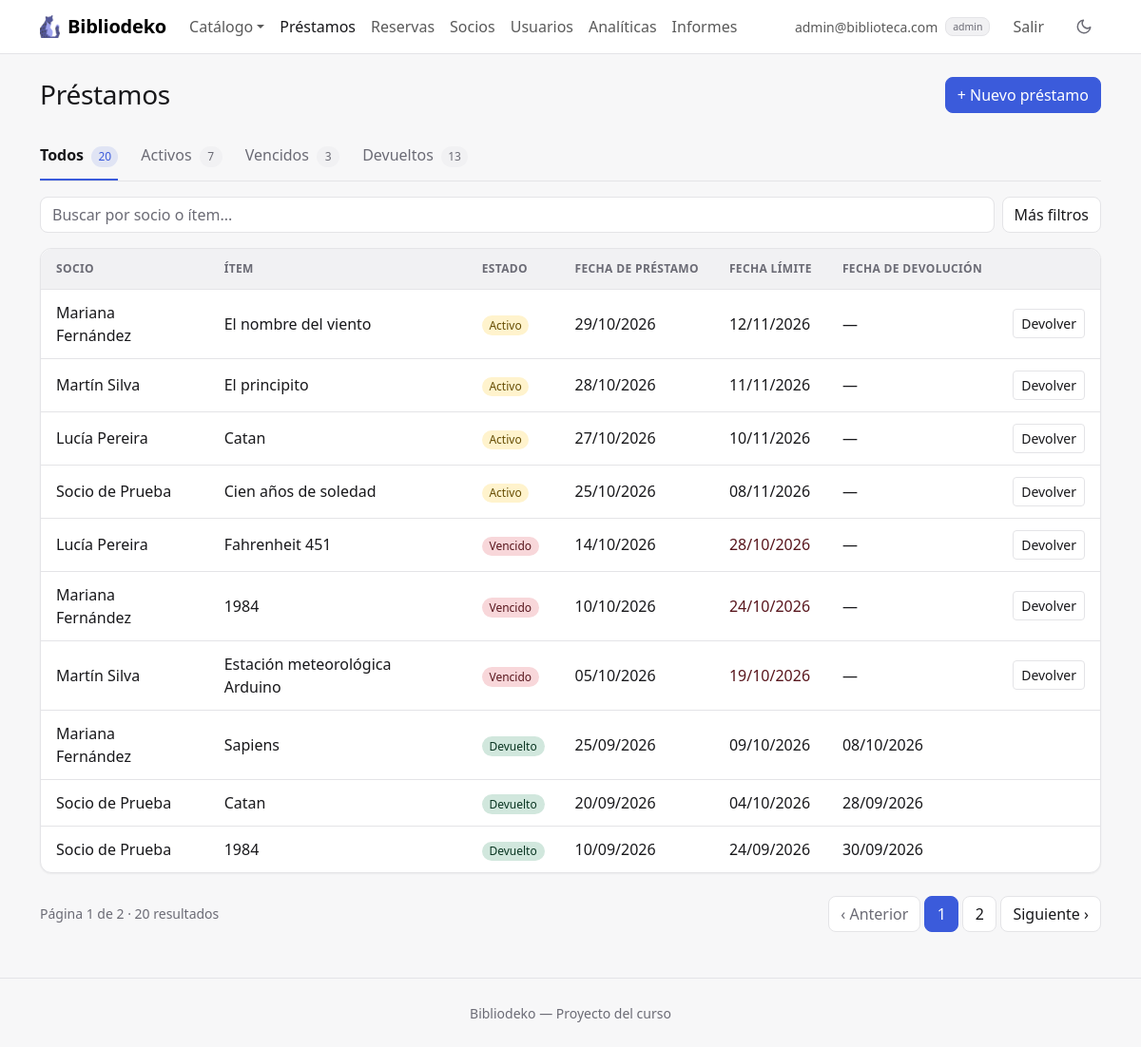
Screenshot of /index.php?accion=listarPrestamos (signed in) with the database file from the repository.
### tables this page shows
CREATE TABLE IF NOT EXISTS prestamos (
    id              INT AUTO_INCREMENT PRIMARY KEY,
    socio_id        INT  NOT NULL,
    item_id         INT  NOT NULL,
    fecha_prestamo  DATE NOT NULL,
    fecha_limite    DATE NOT NULL,
    fecha_devolucion DATE NULL,
    estado          ENUM('activo', 'devuelto') NOT NULL DEFAULT 'activo',
    FOREIGN KEY (socio_id) REFERENCES socios(id) ON DELETE RESTRICT,
    FOREIGN KEY (item_id) REFERENCES items(id) ON DELETE RESTRICT
);

CREATE TABLE IF NOT EXISTS socios (
    id          INT AUTO_INCREMENT PRIMARY KEY,
    usuario_id  INT NOT NULL UNIQUE,
    nombre      VARCHAR(100) NOT NULL,
    direccion   VARCHAR(255) NOT NULL,
    telefono    VARCHAR(20)  NOT NULL,
    foto        VARCHAR(100) NOT NULL DEFAULT 'avatar.png',
    FOREIGN KEY (usuario_id) REFERENCES usuarios(id) ON DELETE CASCADE
);

CREATE TABLE IF NOT EXISTS items (
    id        INT AUTO_INCREMENT PRIMARY KEY,
    tipo      ENUM('libro', 'juego', 'proyecto') NOT NULL DEFAULT 'libro',
    titulo    VARCHAR(150) NOT NULL,
    autor     VARCHAR(100) NOT NULL,
    categoria VARCHAR(50)  NULL,
    stock     INT UNSIGNED NOT NULL DEFAULT 1,
    imagen    VARCHAR(100) NOT NULL DEFAULT 'default.png'
);

### controllers/PrestamoController.php (called while the page is built, shortened)
<?php
require_once __DIR__ . '/../models/Prestamo.php';
function leerFiltrosPrestamos($datos) {
    $filtros = [
        'item_id'  => trim($datos['item_id'] ?? ''),
        'socio_id' => trim($datos['socio_id'] ?? ''),
        'estado'   => trim($datos['estado'] ?? ''),
        'desde'    => trim($datos['desde'] ?? ''),
        'hasta'    => trim($datos['hasta'] ?? ''),
        'q'        => trim($datos['q'] ?? ''),
    ];
    if (!ctype_digit($filtros['item_id'])) {
        $filtros['item_id'] = '';
    }
    if (!ctype_digit($filtros['socio_id'])) {
        $filtros['socio_id'] = '';
    }
    if (!in_array($filtros['estado'], Prestamo::FILTROS_ESTADO)) {
        $filtros['estado'] = '';
    }
    if (!fechaValida($filtros['desde'])) {
        $filtros['desde'] = '';
    }
    if (!fechaValida($filtros['hasta'])) {
        $filtros['hasta'] = '';
    }
    return $filtros;
}
function listarPrestamos() {
    global $pdo;
    $filtros = leerFiltrosPrestamos($_GET);
    $paginacion = ['pagina' => $_GET['p'] ?? 1, 'por_pagina' => 10];
    if (esAdmin()) {
        $resultado = Prestamo::listar($pdo, array_merge($filtros, $paginacion));
        $titulo = 'Préstamos';
    }
    $prestamos = $resultado['filas'];
    require __DIR__ . '/../views/prestamos/listar.php';
}

### helpers.php (called while the page is built, shortened)
<?php
function esAdmin() {
    return isset($_SESSION['usuario']) && $_SESSION['usuario']['rol'] === 'admin';
}
function calcularPaginacion($total, $pagina, $porPagina) {
    $paginas = max(1, (int) ceil($total / $porPagina));
    $pagina = min(max(1, (int) $pagina), $paginas);
    return ['pagina' => $pagina, 'paginas' => $paginas, 'desde' => ($pagina - 1) * $porPagina];
}
function fechaValida($fecha) {
    $d = DateTime::createFromFormat('Y-m-d', $fecha);
    return $d && $d->format('Y-m-d') === $fecha;
}
function formatoFecha($fecha) {
    if (empty($fecha)) {
        return '—';
    }
    return date('d/m/Y', strtotime($fecha));
}

### models/Prestamo.php (called while the page is built, shortened)
<?php
class Prestamo {
    private $fechaPrestamo;
    private $fechaLimite;
    private $fechaDevolucion;
    private $estado;
    private $socioNombre;
    private $itemTitulo;
    public function __construct($id, $fechaPrestamo, $fechaLimite, $fechaDevolucion, $estado, $socioNombre, $itemTitulo, $socioTelefono) {
        $this->fechaPrestamo = $fechaPrestamo;
        $this->fechaLimite = $fechaLimite;
        $this->fechaDevolucion = $fechaDevolucion;
        $this->estado = $estado;
        $this->socioNombre = $socioNombre;
        $this->itemTitulo = $itemTitulo;
    }
    public function getFechaPrestamo() { return $this->fechaPrestamo; }
    public function getFechaLimite() { return $this->fechaLimite; }
    public function getFechaDevolucion() { return $this->fechaDevolucion; }
    public function estaActivo() { return $this->estado === 'activo'; }
    public function estaVencido() { return $this->estaActivo() && $this->fechaLimite < date('Y-m-d'); }
    public function getSocioNombre() { return $this->socioNombre; }
    public function getItemTitulo() { return $this->itemTitulo; }
    private static function armarFiltros($filtros) {
        $filtros = array_merge(
            ['item_id' => '', 'socio_id' => '', 'estado' => '', 'desde' => '', 'hasta' => '', 'q' => ''],
            $filtros
        );
        $parametros = [];
        $desdeDonde = '
            FROM prestamos p
            INNER JOIN socios s ON p.socio_id = s.id
            INNER JOIN items i ON p.item_id = i.id
        ';
        return [$desdeDonde, $parametros];
    }
    public static function listar($pdo, $filtros = []) {
        $filtros = array_merge(['pagina' => 1, 'por_pagina' => 0], $filtros);
        [$desdeDonde, $parametros] = self::armarFiltros($filtros);
        $stmt = $pdo->prepare('SELECT COUNT(*)' . $desdeDonde);
        $stmt->execute($parametros);
        $total = (int) $stmt->fetchColumn();
        $sql = '
            SELECT p.id, p.fecha_prestamo, p.fecha_limite, p.fecha_devolucion, p.estado,
                   s.nombre AS socio_nombre, s.telefono AS socio_telefono,
                   i.titulo AS item_titulo
        ' . $desdeDonde . ' ORDER BY p.estado, p.fecha_prestamo DESC';
        $pagina = 1;
        $paginas = 1;
        if ($filtros['por_pagina'] > 0) {
            $paginacion = calcularPaginacion($total, $filtros['pagina'], $filtros['por_pagina']);
            $pagina = $paginacion['pagina'];
            $paginas = $paginacion['paginas'];
            $sql .= ' LIMIT ' . (int) $filtros['por_pagina'] . ' OFFSET ' . $paginacion['desde'];
        }
        $stmt = $pdo->prepare($sql);
        $stmt->execute($parametros);
        $filas = $stmt->fetchAll();
        $prestamos = [];
        foreach ($filas as $f) {
            $prestamos[] = new Prestamo($f['id'], $f['fecha_prestamo'], $f['fecha_limite'], $f['fecha_devolucion'], $f['estado'], $f['socio_nombre'], $f['item_titulo'], $f['socio_telefono']);
        }
        return ['filas' => $prestamos, 'total' => $total, 'pagina' => $pagina, 'paginas' => $paginas];
    }
}

### views/prestamos/listar.php (the view, shortened to what this page needs)
<?php require __DIR__ . '/../header.php'; ?>
<div class="encabezado">
  <h1 class="h3"><?= htmlspecialchars($titulo) ?></h1>
  <?php if (esAdmin()): ?>
    <div class="d-flex flex-wrap gap-2">
      <a href="index.php?accion=formCrearPrestamo" class="btn btn-primary">+ Nuevo préstamo</a>
    </div>
  <?php endif; ?>
</div>
<?php
require __DIR__ . '/../filtros.php';
?>
<?php if (empty($prestamos)): ?>
  <div class="card estado-vacio">
    <p class="titulo">No hay préstamos para mostrar.</p>
    <p class="small mb-0">Si filtraste, probá con otros filtros.</p>
  </div>
<?php else: ?>
  <div class="card">
    <div class="table-responsive">
      <table class="table table-hover align-middle">
        <thead>
          <tr>
            <?php if (esAdmin()): ?><th>Socio</th><?php endif; ?>
            <th>Ítem</th>
            <th>Estado</th>
            <th>Fecha de préstamo</th>
            <th>Fecha límite</th>
            <th>Fecha de devolución</th>
            <?php if (esAdmin()): ?><th><span class="visually-hidden">Acciones</span></th><?php endif; ?>
          </tr>
        </thead>
        <tbody>
          <?php foreach ($prestamos as $p): ?>
            <tr class="<?= $p->estaActivo() ? '' : 'text-body-secondary' ?>">
              <?php if (esAdmin()): ?><td class="fw-medium"><?= htmlspecialchars($p->getSocioNombre()) ?></td><?php endif; ?>
              <td><?= htmlspecialchars($p->getItemTitulo()) ?></td>
              <td>
                <?php if ($p->estaVencido()): ?>
                  <span class="badge rounded-pill bg-danger-subtle text-danger-emphasis">Vencido</span>
                <?php elseif ($p->estaActivo()): ?>
                  <span class="badge rounded-pill bg-warning-subtle text-warning-emphasis">Activo</span>
                <?php else: ?>
                  <span class="badge rounded-pill bg-success-subtle text-success-emphasis">Devuelto</span>
                <?php endif; ?>
              </td>
              <td class="text-nowrap"><?= htmlspecialchars(formatoFecha($p->getFechaPrestamo())) ?></td>
              <td class="text-nowrap <?= $p->estaVencido() ? 'text-danger-emphasis fw-medium' : '' ?>"><?= htmlspecialchars(formatoFecha($p->getFechaLimite())) ?></td>
              <td class="text-nowrap"><?= htmlspecialchars(formatoFecha($p->getFechaDevolucion())) ?></td>
              <?php if (esAdmin()): ?>
                <td class="text-end">
                  <?php if ($p->estaActivo()): ?>
                    <form method="POST" action="index.php?accion=devolverPrestamo" class="d-inline"
                      data-confirmar="¿Registrar la devolución de «<?= htmlspecialchars($p->getItemTitulo()) ?>»? Queda con fecha de hoy."
                      data-boton="Registrar devolución" data-color="primary">
                      <button type="submit" class="btn btn-sm btn-outline-secondary">Devolver</button>
                    </form>
                  <?php endif; ?>
                </td>
              <?php endif; ?>
            </tr>
          <?php endforeach; ?>
        </tbody>
      </table>
    </div>
  </div>
<?php endif; ?>
<?php require __DIR__ . '/../paginador.php'; ?>
<?php require __DIR__ . '/../footer.php'; ?>

### assets/css/estilo.css (style rules this page uses)
:root, [data-bs-theme="light"] { --acento-rgb: 59, 91, 219; --acento-hover-rgb: 47, 74, 192; --color-sobre-acento: #ffffff; --color-fondo: #f7f7f8; --color-superficie: #ffffff; --color-superficie-2: #f1f1f3; --color-texto: #18181b; --color-texto-suave: #6b6b75; --color-borde: #e4e4e7; --sombra: 0 1px 2px rgba(24, 24, 27, .05); --sombra-elevada: 0 8px 24px rgba(24, 24, 27, .08); --grafico-devuelto: #8fa3ec; --grafico-vencido: #dc2626; --grafico-tarde: #e0a100; }
:root { --fuente-base: system-ui, -apple-system, "Segoe UI", Roboto, "Helvetica Neue", Arial, sans-serif; --radio: .5rem; --radio-grande: .75rem; --alto-campo: 38px; --proporcion-portada: 3 / 4; }
:root, [data-bs-theme="light"], [data-bs-theme="dark"] { --color-acento: rgb(var(--acento-rgb)); --color-acento-hover: rgb(var(--acento-hover-rgb)); --color-acento-suave: rgba(var(--acento-rgb), .12); --bs-body-font-family: var(--fuente-base); --bs-body-bg: var(--color-superficie); --bs-body-color: var(--color-texto); --bs-emphasis-color: var(--color-texto); --bs-secondary-color: var(--color-texto-suave); --bs-secondary-bg: var(--color-superficie-2); --bs-tertiary-bg: var(--color-superficie-2); --bs-border-color: var(--color-borde); --bs-border-radius: var(--radio); --bs-border-radius-lg: var(--radio-grande); --bs-primary-rgb: var(--acento-rgb); --bs-link-color-rgb: var(--acento-rgb); --bs-link-hover-color-rgb: var(--acento-hover-rgb); --bs-focus-ring-color: rgba(var(--acento-rgb), .25); }
body { background-color: var(--color-fondo); -webkit-font-smoothing: antialiased; }
h1, h2, h3, h4, h5, h6 { font-weight: 600; letter-spacing: -.01em; }
a { text-decoration: none; }
.encabezado { display: flex; flex-wrap: wrap; justify-content: space-between; align-items: center; gap: .75rem; margin-bottom: 1.5rem; }
.encabezado h1 { margin-bottom: 0; }
.btn { font-weight: 500; }
.btn-primary { --bs-btn-color: var(--color-sobre-acento); --bs-btn-bg: var(--color-acento); --bs-btn-border-color: var(--color-acento); --bs-btn-hover-color: var(--color-sobre-acento); --bs-btn-hover-bg: var(--color-acento-hover); --bs-btn-hover-border-color: var(--color-acento-hover); --bs-btn-active-color: var(--color-sobre-acento); --bs-btn-active-bg: var(--color-acento-hover); --bs-btn-active-border-color: var(--color-acento-hover); --bs-btn-disabled-bg: var(--color-acento); --bs-btn-disabled-border-color: var(--color-acento); --bs-btn-focus-shadow-rgb: var(--acento-rgb); }
.btn-outline-secondary { --bs-btn-color: var(--color-texto); --bs-btn-border-color: var(--color-borde); --bs-btn-hover-color: var(--color-texto); --bs-btn-hover-bg: var(--color-superficie-2); --bs-btn-hover-border-color: var(--color-borde); --bs-btn-active-color: var(--color-texto); --bs-btn-active-bg: var(--color-superficie-2); --bs-btn-active-border-color: var(--color-borde); background-color: var(--color-superficie); }
.card { --bs-card-bg: var(--color-superficie); --bs-card-border-color: var(--color-borde); --bs-card-border-radius: var(--radio-grande); --bs-card-inner-border-radius: calc(var(--radio-grande) - 1px); --bs-card-cap-bg: transparent; box-shadow: var(--sombra); }
.badge { font-weight: 500; }
.table { --bs-table-bg: transparent; --bs-table-hover-bg: var(--color-superficie-2); --bs-table-border-color: var(--color-borde); margin-bottom: 0; }
.table > thead th { background-color: var(--color-superficie-2); color: var(--color-texto-suave); font-size: .75rem; font-weight: 600; letter-spacing: .03em; text-transform: uppercase; white-space: nowrap; }
.table > :not(caption) > * > * { padding: .75rem 1rem; }
.table > tbody > tr:last-child > * { border-bottom: 0; }
.card > .table-responsive { border-radius: inherit; position: relative; }

### rows the page displays
prestamos: socio.nombre "Mariana Fernández", item.titulo "El nombre del viento", estado "Activo", fecha_prestamo "29/10/2026", fecha_limite "12/11/2026", fecha_devolucion "—"
prestamos: socio.nombre "Martín Silva", item.titulo "El principito", estado "Activo", fecha_prestamo "28/10/2026", fecha_limite "11/11/2026", fecha_devolucion "—"
prestamos: socio.nombre "Lucía Pereira", item.titulo "Catan", estado "Activo", fecha_prestamo "27/10/2026", fecha_limite "10/11/2026", fecha_devolucion "—"
prestamos: socio.nombre "Socio de Prueba", item.titulo "Cien años de soledad", estado "Activo", fecha_prestamo "25/10/2026", fecha_limite "08/11/2026", fecha_devolucion "—"
prestamos: socio.nombre "Lucía Pereira", item.titulo "Fahrenheit 451", estado "Vencido", fecha_prestamo "14/10/2026", fecha_limite "28/10/2026", fecha_devolucion "—"
prestamos: socio.nombre "Mariana Fernández", item.titulo "1984", estado "Vencido", fecha_prestamo "10/10/2026", fecha_limite "24/10/2026", fecha_devolucion "—"
prestamos: socio.nombre "Martín Silva", item.titulo "Estación meteorológica Arduino", estado "Vencido", fecha_prestamo "05/10/2026", fecha_limite "19/10/2026", fecha_devolucion "—"
prestamos: socio.nombre "Mariana Fernández", item.titulo "Sapiens", estado "Devuelto", fecha_prestamo "25/09/2026", fecha_limite "09/10/2026", fecha_devolucion "08/10/2026"
prestamos: socio.nombre "Socio de Prueba", item.titulo "Catan", estado "Devuelto", fecha_prestamo "20/09/2026", fecha_limite "04/10/2026", fecha_devolucion "28/09/2026"
prestamos: socio.nombre "Socio de Prueba", item.titulo "1984", estado "Devuelto", fecha_prestamo "10/09/2026", fecha_limite "24/09/2026", fecha_devolucion "30/09/2026"

### other values shown
$_SESSION['usuario']['email'] "admin@biblioteca.com"
$_SESSION['usuario']['rol'] "admin"
$titulo "Préstamos"
$texto "Todos"
$barra['pestanas']['conteo'][$valor] "20"
$texto "Activos"
$barra['pestanas']['conteo'][$valor] "7"
$texto "Vencidos"
$barra['pestanas']['conteo'][$valor] "3"
$texto "Devueltos"
$barra['pestanas']['conteo'][$valor] "13"
$pagina "1"
$paginas "2"
$resultado['total'] "20"
